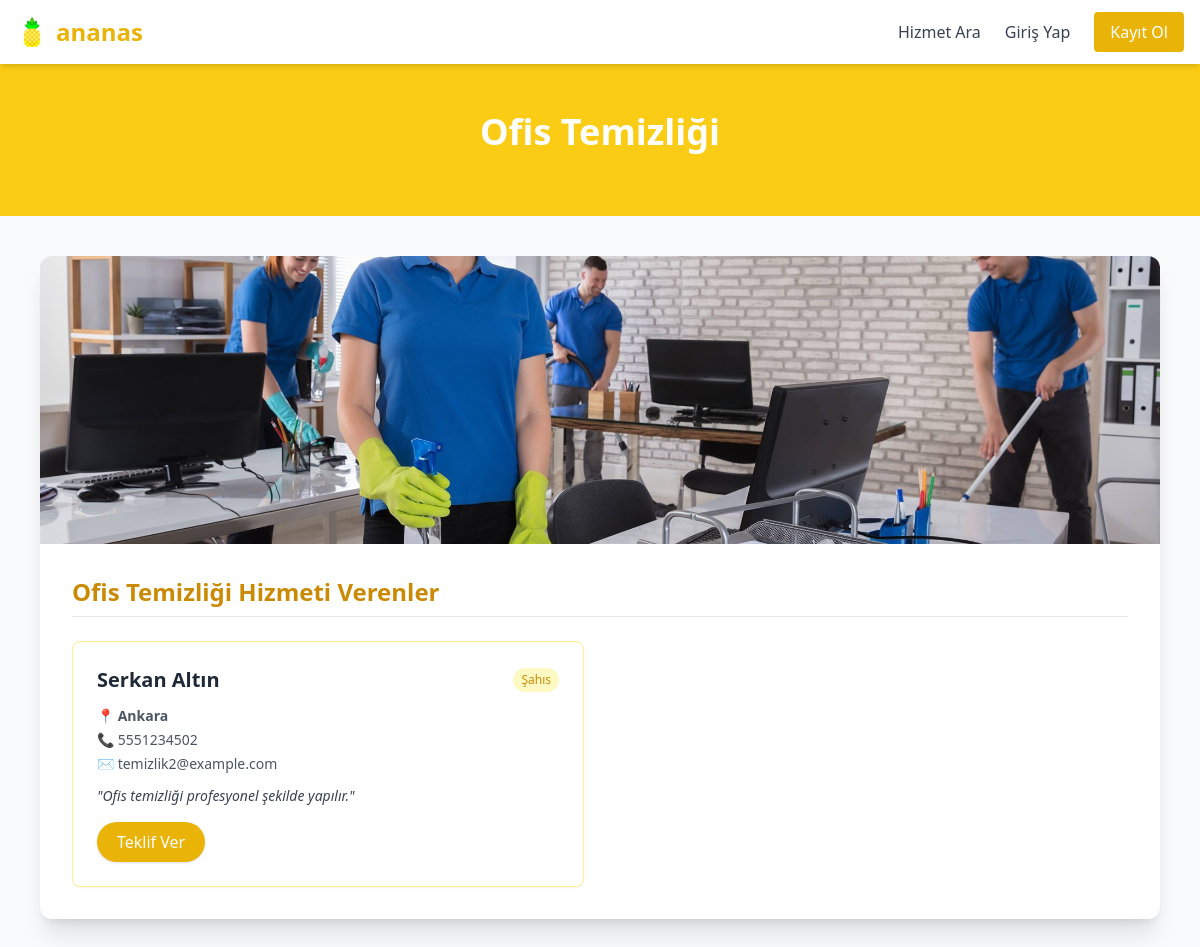
Page /altkategori.php?id=2 on the committed database.
### tables this page shows
CREATE TABLE `altkategoriler` (
  `AltKategoriID` int(11) NOT NULL,
  `KategoriID` int(11) NOT NULL,
  `AltKategoriAdi` varchar(255) NOT NULL,
  `ResimYolu` varchar(255) DEFAULT NULL
);

CREATE TABLE `hizmetverenler` (
  `HizmetVerenID` int(11) NOT NULL,
  `SahisMiSirketMi` varchar(50) NOT NULL,
  `Ad` varchar(255) NOT NULL,
  `Soyad` varchar(255) NOT NULL,
  `Konum` varchar(255) DEFAULT NULL,
  `Telefon` varchar(50) DEFAULT NULL,
  `Email` varchar(255) NOT NULL,
  `Sifre` varchar(100) DEFAULT NULL,
  `KategoriID` int(11) NOT NULL,
  `AltKategoriID` int(11) NOT NULL,
  `TanitimYazisi` text DEFAULT NULL
);

### altkategori.php (the view, shortened to what this page needs)
<?php
$baglanti = new mysqli("localhost", "root", "", "armutdata");
$baglanti->set_charset("utf8");
$altkategori_id = (int) $_GET['id'];
$altkat_sorgu = $baglanti->prepare("SELECT * FROM altkategoriler WHERE AltKategoriID = ?");
$altkat_sorgu->bind_param("i", $altkategori_id);
$altkat_sorgu->execute();
$altkat_sonuc = $altkat_sorgu->get_result();
$altkategori = $altkat_sonuc->fetch_assoc();
$hizmetverenler = $baglanti->prepare("SELECT * FROM hizmetverenler WHERE AltKategoriID = ?");
$hizmetverenler->bind_param("i", $altkategori_id);
$hizmetverenler->execute();
$hizmetveren_sonuc = $hizmetverenler->get_result();
?>
<!DOCTYPE html>
<html lang="tr">
<head>
    <script src="https://cdn.tailwindcss.com"></script>
</head>
<body class="bg-gray-50 text-gray-800">
<?php include 'navbar.php'; ?>
<section class="bg-yellow-400 text-white py-12 text-center">
    <h1 class="text-4xl font-bold mb-4"><?php echo htmlspecialchars($altkategori['AltKategoriAdi']); ?></h1>
</section>
<section class="max-w-6xl mx-auto px-4 py-10">
    <div class="bg-white rounded-xl shadow-xl overflow-hidden">
        <?php if (!empty($altkategori['ResimYolu'])): ?>
            <img src="<?php echo $altkategori['ResimYolu']; ?>" alt="<?php echo $altkategori['AltKategoriAdi']; ?>" class="w-full h-72 object-cover">
        <?php endif; ?>
        <div class="p-8">
            <h2 class="text-2xl font-bold text-yellow-600 mb-6 border-b pb-2"><?php echo htmlspecialchars($altkategori['AltKategoriAdi']); ?> Hizmeti Verenler</h2>
            <?php if ($hizmetveren_sonuc->num_rows > 0): ?>
                <div class="grid grid-cols-1 md:grid-cols-2 gap-8">
                    <?php while ($hv = $hizmetveren_sonuc->fetch_assoc()): ?>
                        <div class="border border-yellow-200 rounded-lg p-6 shadow-sm hover:shadow-lg transition bg-white">
                            <div class="flex items-center justify-between mb-3">
                                <h3 class="text-xl font-semibold text-gray-800">
                                    <?php echo htmlspecialchars($hv['Ad'] . ' ' . $hv['Soyad']); ?>
                                </h3>
                                <span class="text-xs px-2 py-1 rounded-full bg-yellow-100 text-yellow-600">
                                    <?php echo $hv['SahisMiSirketMi'] === 'sirket' ? 'Şirket' : 'Şahıs'; ?>
                                </span>
                            </div>
                            <p class="text-sm text-gray-600 mb-1">📍 <strong><?php echo htmlspecialchars($hv['Konum']); ?></strong></p>
                            <p class="text-sm text-gray-600 mb-1">📞 <?php echo htmlspecialchars($hv['Telefon']); ?></p>
                            <p class="text-sm text-gray-600 mb-3">✉️ <?php echo htmlspecialchars($hv['Email']); ?></p>
                            <p class="text-gray-700 text-sm mb-4 italic">"<?php echo nl2br(htmlspecialchars($hv['TanitimYazisi'])); ?>"</p>
                            <a href="teklif_al.php?id=<?php echo $hv['HizmetVerenID']; ?>" class="inline-block bg-yellow-500 text-white px-5 py-2 rounded-full font-medium shadow hover:bg-yellow-600 transition">Teklif Ver</a>
                        </div>
                    <?php endwhile; ?>
                </div>
            <?php else: ?>
                <p class="text-gray-600 text-center">Bu alt kategoriye ait kayıtlı bir hizmet veren bulunmamaktadır.</p>
            <?php endif; ?>
        </div>
    </div>
</section>
</body>
</html>

### rows in the picture
altkategoriler: AltKategoriAdi "Ofis Temizliği", ResimYolu (picture)
hizmetverenler: Ad+Soyad "Serkan Altın", SahisMiSirketMi "Şahıs", Konum "Ankara", Telefon "5551234502", Email "temizlik2@example.com", TanitimYazisi "Ofis temizliği profesyonel şekilde yapılır."
